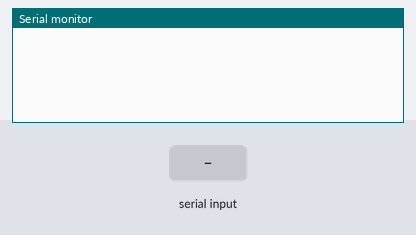
Simulated run of this sketch. Board: ESP32. On the bench: the last lines printed to the serial monitor. The inputs (shaded band) are chosen by the test bench.

Above: at 1.2 s.
1.3 s: "90,45,200\n" received over Serial
At 1.7 s:
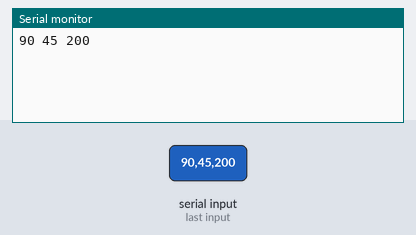
2.8 s: "90,45\n" received over Serial
At 4.0 s:
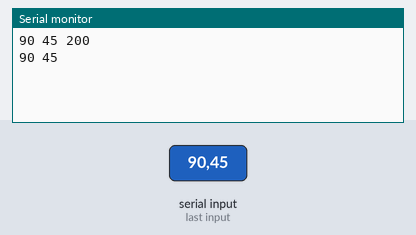
4.3 s: "5\n" received over Serial
At 5.3 s:
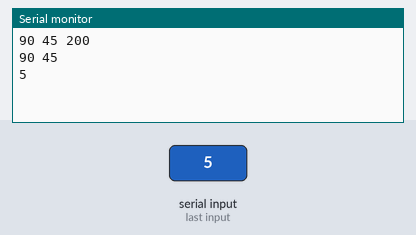

Measured:
- after the input at 1.3 s, the serial monitor: prints a new line at once (image 1)
- after the input at 2.8 s, the serial monitor: prints a new line at once (image 2)
- after the input at 4.3 s, the serial monitor: prints a new line at once (image 3)

The sketch:

serialreceiver.ino
```cpp
int receivedNumbers[60];

void setup() {
  Serial.begin(9600);
}

void loop() {
  if (Serial.available()) {
    // Read the array string from serial
    String arrayString = Serial.readStringUntil('\n');

    // Convert the array string to an array of integers
    int index = 0;
    char* ptr = strtok(const_cast<char*>(arrayString.c_str()), ",");
    while (ptr != NULL && index < sizeof(receivedNumbers) / sizeof(receivedNumbers[0])) {
      receivedNumbers[index++] = atoi(ptr);
      ptr = strtok(NULL, ",");
    }

    // Print the received array on Serial Monitor
    for (int i = 0; i < index; i++) {
      Serial.print(receivedNumbers[i]);
      Serial.print(" ");
    }
    Serial.println();
  }

  delay(100);
}
```
